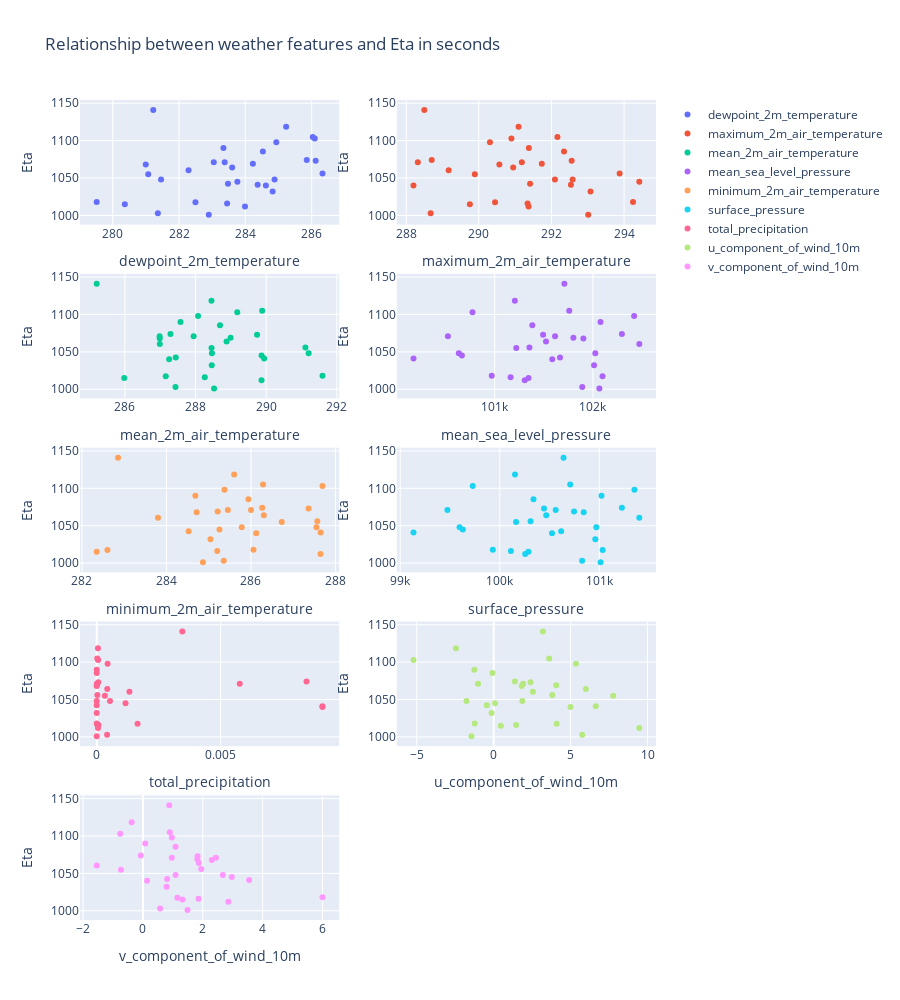

The notebook cell saved with this chart:
### Code cell
# Create subplots
fig = make_subplots(rows=5, cols=2)

x_cols = [col for col in daily_weather_eta_df.columns if col != target]

x_titles = {}
y_titles = {}

for i, col in enumerate(x_cols):
    r = int(np.ceil((i+1)/2))
    c = 2 if ((i+1)%2==0) else 1
    fig.add_scatter(x=daily_weather_eta_df[col], y=daily_weather_eta_df[target], mode='markers', name=f'{col}', row=r, col=c)
    x_titles[f"xaxis{i+1}_title"]=col
    y_titles[f"yaxis{i+1}_title"]='Eta'

# Update layout
fig.update_layout(
    title_text='Relationship between weather features and Eta in seconds',
    showlegend=True,
    height=1000,
    **x_titles,
    **y_titles
)

# Show the figure
fig.show()

### Figure 1 — Plotly figure (JSON) as saved in the notebook; plotly's stock layout.template omitted (floating-point values rounded to 4 significant figures)
{"data": [{"mode": "markers", "name": "dewpoint_2m_temperature", "type": "scatter", "x": [281.2, 280.4, 283.4, 283.8, 284.4, 281.1, 283.6, 286.1, 286.3, 286.0, 284.9, 284.8, 284.5, 285.2, 286.1, 283.0, 283.4, 282.9, 283.3, 285.9, 284.9, 282.3, 282.5, 281.4, 284.0, 284.2, 283.5, 279.5, 281.5, 284.6, 281.0], "xaxis": "x", "y": [1141, 1015, 1016, 1045, 1041, 1055, 1064, 1073, 1056, 1105, 1048, 1032, 1086.0, 1118.0, 1103, 1071, 1071, 1001, 1090, 1074, 1098, 1060.0, 1018.0, 1003, 1012, 1069, 1042.0, 1018, 1048, 1040, 1068], "yaxis": "y"}, {"mode": "markers", "name": "maximum_2m_air_temperature", "type": "scatter", "x": [288.5, 289.8, 291.3, 294.4, 292.5, 289.9, 290.9, 292.6, 293.9, 292.2, 292.1, 293.1, 292.3, 291.1, 290.9, 288.3, 291.2, 293.0, 291.4, 288.7, 290.3, 289.2, 290.4, 288.7, 291.4, 291.7, 291.4, 294.2, 292.6, 288.2, 290.6], "xaxis": "x2", "y": [1141, 1015, 1016, 1045, 1041, 1055, 1064, 1073, 1056, 1105, 1048, 1032, 1086.0, 1118.0, 1103, 1071, 1071, 1001, 1090, 1074, 1098, 1060.0, 1018.0, 1003, 1012, 1069, 1042.0, 1018, 1048, 1040, 1068], "yaxis": "y2"}, {"mode": "markers", "name": "mean_2m_air_temperature", "type": "scatter", "x": [285.2, 286.0, 288.3, 289.9, 289.9, 288.5, 288.9, 289.7, 291.1, 289.9, 288.5, 288.5, 288.7, 288.5, 289.2, 287.0, 287.9, 288.5, 287.6, 287.3, 288.1, 287.0, 287.2, 287.4, 289.9, 289.0, 287.4, 291.6, 291.2, 287.3, 287.0], "xaxis": "x3", "y": [1141, 1015, 1016, 1045, 1041, 1055, 1064, 1073, 1056, 1105, 1048, 1032, 1086.0, 1118.0, 1103, 1071, 1071, 1001, 1090, 1074, 1098, 1060.0, 1018.0, 1003, 1012, 1069, 1042.0, 1018, 1048, 1040, 1068], "yaxis": "y3"}, {"mode": "markers", "name": "mean_sea_level_pressure", "type": "scatter", "x": [101700.0, 101300.0, 101200.0, 100700.0, 100200.0, 101200.0, 101500.0, 101500.0, 101400.0, 101800.0, 102000.0, 102000.0, 101400.0, 101200.0, 100800.0, 100500.0, 101600.0, 102100.0, 102100.0, 102300.0, 102400.0, 102500.0, 102100.0, 101900.0, 101300.0, 101800.0, 101700.0, 101000.0, 100600.0, 101600.0, 101900.0], "xaxis": "x4", "y": [1141, 1015, 1016, 1045, 1041, 1055, 1064, 1073, 1056, 1105, 1048, 1032, 1086.0, 1118.0, 1103, 1071, 1071, 1001, 1090, 1074, 1098, 1060.0, 1018.0, 1003, 1012, 1069, 1042.0, 1018, 1048, 1040, 1068], "yaxis": "y4"}, {"mode": "markers", "name": "minimum_2m_air_temperature", "type": "scatter", "x": [282.9, 282.3, 285.2, 285.3, 287.7, 286.7, 286.3, 287.4, 287.6, 286.3, 285.8, 285.0, 285.9, 285.6, 287.7, 286.0, 285.5, 284.9, 284.7, 286.3, 285.4, 283.8, 282.6, 285.4, 287.6, 285.2, 284.5, 286.1, 287.6, 286.1, 284.7], "xaxis": "x5", "y": [1141, 1015, 1016, 1045, 1041, 1055, 1064, 1073, 1056, 1105, 1048, 1032, 1086.0, 1118.0, 1103, 1071, 1071, 1001, 1090, 1074, 1098, 1060.0, 1018.0, 1003, 1012, 1069, 1042.0, 1018, 1048, 1040, 1068], "yaxis": "y5"}, {"mode": "markers", "name": "surface_pressure", "type": "scatter", "x": [100600.0, 100300.0, 100100.0, 99630.0, 99130.0, 100200.0, 100500.0, 100400.0, 100300.0, 100700.0, 101000.0, 101000.0, 100300.0, 100200.0, 99730.0, 99470.0, 100600.0, 101000.0, 101000.0, 101200.0, 101400.0, 101400.0, 101000.0, 100800.0, 100300.0, 100700.0, 100600.0, 99930.0, 99600.0, 100500.0, 100800.0], "xaxis": "x6", "y": [1141, 1015, 1016, 1045, 1041, 1055, 1064, 1073, 1056, 1105, 1048, 1032, 1086.0, 1118.0, 1103, 1071, 1071, 1001, 1090, 1074, 1098, 1060.0, 1018.0, 1003, 1012, 1069, 1042.0, 1018, 1048, 1040, 1068], "yaxis": "y6"}, {"mode": "markers", "name": "total_precipitation", "type": "scatter", "x": [0.003459, 3.89e-05, 6.89e-05, 0.001164, 0.00912, 0.0003297, 0.000427, 6.34e-05, 2.58e-05, 2.12e-05, -1.86e-09, -4.28e-08, 1.86e-09, 5e-05, 5.8e-05, 0.00578, 6.5e-06, 0, 2.96e-06, 0.008477, 0.0004399, 0.001322, 0.001651, 0.000419, 5.32e-05, 6.5e-06, -4.28e-08, 0, 0.0005368, 0.009122, 1.86e-09], "xaxis": "x7", "y": [1141, 1015, 1016, 1045, 1041, 1055, 1064, 1073, 1056, 1105, 1048, 1032, 1086.0, 1118.0, 1103, 1071, 1071, 1001, 1090, 1074, 1098, 1060.0, 1018.0, 1003, 1012, 1069, 1042.0, 1018, 1048, 1040, 1068], "yaxis": "y7"}, {"mode": "markers", "name": "u_component_of_wind_10m", "type": "scatter", "x": [3.199, 0.4668, 1.459, 0.09519, 6.638, 7.772, 5.995, 2.399, 3.808, 3.609, 1.862, -0.1384, -0.07601, -2.453, -5.211, 1.915, -1.014, -1.443, -1.259, 1.378, 5.347, 2.55, 4.094, 5.758, 9.466, 4.065, -0.4481, -1.232, -1.771, 4.992, 1.818], "xaxis": "x8", "y": [1141, 1015, 1016, 1045, 1041, 1055, 1064, 1073, 1056, 1105, 1048, 1032, 1086.0, 1118.0, 1103, 1071, 1071, 1001, 1090, 1074, 1098, 1060.0, 1018.0, 1003, 1012, 1069, 1042.0, 1018, 1048, 1040, 1068], "yaxis": "y8"}, {"mode": "markers", "name": "v_component_of_wind_10m", "type": "scatter", "x": [0.8795, 1.32, 1.857, 2.969, 3.548, -0.7342, 1.869, 1.825, 1.95, 0.9001, 1.091, 0.791, 1.09, -0.3775, -0.76, 2.438, 0.963, 1.49, 0.07813, -0.07267, 0.9655, -1.545, 1.151, 0.5749, 2.854, 1.82, 0.8086, 6.0, 2.671, 0.1388, 2.301], "xaxis": "x9", "y": [1141, 1015, 1016, 1045, 1041, 1055, 1064, 1073, 1056, 1105, 1048, 1032, 1086.0, 1118.0, 1103, 1071, 1071, 1001, 1090, 1074, 1098, 1060.0, 1018.0, 1003, 1012, 1069, 1042.0, 1018, 1048, 1040, 1068], "yaxis": "y9"}], "layout": {"height": 1000, "showlegend": true, "title": {"text": "Relationship between weather features and Eta in seconds"}, "xaxis": {"anchor": "y", "domain": [0, 0.45], "title": {"text": "dewpoint_2m_temperature"}}, "xaxis10": {"anchor": "y10", "domain": [0.55, 1]}, "xaxis2": {"anchor": "y2", "domain": [0.55, 1], "title": {"text": "maximum_2m_air_temperature"}}, "xaxis3": {"anchor": "y3", "domain": [0, 0.45], "title": {"text": "mean_2m_air_temperature"}}, "xaxis4": {"anchor": "y4", "domain": [0.55, 1], "title": {"text": "mean_sea_level_pressure"}}, "xaxis5": {"anchor": "y5", "domain": [0, 0.45], "title": {"text": "minimum_2m_air_temperature"}}, "xaxis6": {"anchor": "y6", "domain": [0.55, 1], "title": {"text": "surface_pressure"}}, "xaxis7": {"anchor": "y7", "domain": [0, 0.45], "title": {"text": "total_precipitation"}}, "xaxis8": {"anchor": "y8", "domain": [0.55, 1], "title": {"text": "u_component_of_wind_10m"}}, "xaxis9": {"anchor": "y9", "domain": [0, 0.45], "title": {"text": "v_component_of_wind_10m"}}, "yaxis": {"anchor": "x", "domain": [0.848, 1], "title": {"text": "Eta"}}, "yaxis10": {"anchor": "x10", "domain": [0, 0.152]}, "yaxis2": {"anchor": "x2", "domain": [0.848, 1], "title": {"text": "Eta"}}, "yaxis3": {"anchor": "x3", "domain": [0.636, 0.788], "title": {"text": "Eta"}}, "yaxis4": {"anchor": "x4", "domain": [0.636, 0.788], "title": {"text": "Eta"}}, "yaxis5": {"anchor": "x5", "domain": [0.424, 0.576], "title": {"text": "Eta"}}, "yaxis6": {"anchor": "x6", "domain": [0.424, 0.576], "title": {"text": "Eta"}}, "yaxis7": {"anchor": "x7", "domain": [0.212, 0.364], "title": {"text": "Eta"}}, "yaxis8": {"anchor": "x8", "domain": [0.212, 0.364], "title": {"text": "Eta"}}, "yaxis9": {"anchor": "x9", "domain": [0, 0.152], "title": {"text": "Eta"}}}}
